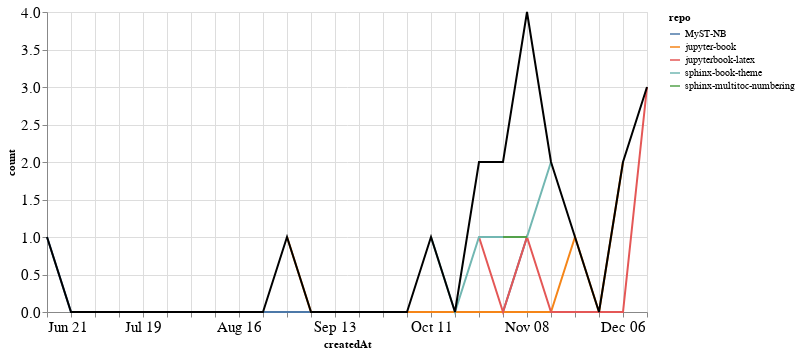

Here is the notebook cell this chart was saved with:
### Markdown cell above
### PRs

### Code cell
prs_time = prs.groupby('repo').resample('W', on='createdAt').count()['author'].reset_index()
prs_time = prs_time.rename(columns={'author': 'count'})
prs_time_total = prs_time.groupby('createdAt').agg({"count": "sum"}).reset_index()

ch1 = alt.Chart(prs_time, width=600).mark_line().encode(
    x='createdAt',
    y='count',
    color='repo',
    tooltip="repo"
)

ch2 = alt.Chart(prs_time_total, width=600).mark_line(color="black").encode(
    x='createdAt',
    y='count',
)

ch1 + ch2

### Figure 1 — Vega-Lite specification as saved in the notebook (floating-point values rounded to 4 significant figures)
{"config": {"axisLeft": {"labelFontSize": 15}, "axisBottom": {"labelFontSize": 15}}, "layer": [{"data": {"name": "data-424befd3f3fd4ce079bd7061589ef5d4"}, "mark": "line", "encoding": {"color": {"type": "nominal", "field": "repo"}, "tooltip": {"type": "nominal", "field": "repo"}, "x": {"type": "temporal", "field": "createdAt"}, "y": {"type": "quantitative", "field": "count"}}, "width": 600}, {"data": {"name": "data-454bea087848ee2aa9f40a745155569a"}, "mark": {"type": "line", "color": "black"}, "encoding": {"x": {"type": "temporal", "field": "createdAt"}, "y": {"type": "quantitative", "field": "count"}}, "width": 600}], "$schema": "https://vega.github.io/schema/vega-lite/v4.8.1.json", "datasets": {"data-424befd3f3fd4ce079bd7061589ef5d4": [{"repo": "MyST-NB", "createdAt": "2020-06-21T00:00:00", "count": 1}, {"repo": "MyST-NB", "createdAt": "2020-06-28T00:00:00", "count": 0}, {"repo": "MyST-NB", "createdAt": "2020-07-05T00:00:00", "count": 0}, {"repo": "MyST-NB", "createdAt": "2020-07-12T00:00:00", "count": 0}, {"repo": "MyST-NB", "createdAt": "2020-07-19T00:00:00", "count": 0}, {"repo": "MyST-NB", "createdAt": "2020-07-26T00:00:00", "count": 0}, {"repo": "MyST-NB", "createdAt": "2020-08-02T00:00:00", "count": 0}, {"repo": "MyST-NB", "createdAt": "2020-08-09T00:00:00", "count": 0}, {"repo": "MyST-NB", "createdAt": "2020-08-16T00:00:00", "count": 0}, {"repo": "MyST-NB", "createdAt": "2020-08-23T00:00:00", "count": 0}, {"repo": "MyST-NB", "createdAt": "2020-08-30T00:00:00", "count": 0}, {"repo": "MyST-NB", "createdAt": "2020-09-06T00:00:00", "count": 0}, {"repo": "MyST-NB", "createdAt": "2020-09-13T00:00:00", "count": 0}, {"repo": "MyST-NB", "createdAt": "2020-09-20T00:00:00", "count": 0}, {"repo": "MyST-NB", "createdAt": "2020-09-27T00:00:00", "count": 0}, {"repo": "MyST-NB", "createdAt": "2020-10-04T00:00:00", "count": 0}, {"repo": "MyST-NB", "createdAt": "2020-10-11T00:00:00", "count": 0}, {"repo": "MyST-NB", "createdAt": "2020-10-18T00:00:00", "count": 0}, {"repo": "MyST-NB", "createdAt": "2020-10-25T00:00:00", "count": 0}, {"repo": "MyST-NB", "createdAt": "2020-11-01T00:00:00", "count": 0}, {"repo": "MyST-NB", "createdAt": "2020-11-08T00:00:00", "count": 1}, {"repo": "jupyter-book", "createdAt": "2020-08-30T00:00:00", "count": 1}, {"repo": "jupyter-book", "createdAt": "2020-09-06T00:00:00", "count": 0}, {"repo": "jupyter-book", "createdAt": "2020-09-13T00:00:00", "count": 0}, {"repo": "jupyter-book", "createdAt": "2020-09-20T00:00:00", "count": 0}, {"repo": "jupyter-book", "createdAt": "2020-09-27T00:00:00", "count": 0}, {"repo": "jupyter-book", "createdAt": "2020-10-04T00:00:00", "count": 0}, {"repo": "jupyter-book", "createdAt": "2020-10-11T00:00:00", "count": 0}, {"repo": "jupyter-book", "createdAt": "2020-10-18T00:00:00", "count": 0}, {"repo": "jupyter-book", "createdAt": "2020-10-25T00:00:00", "count": 0}, {"repo": "jupyter-book", "createdAt": "2020-11-01T00:00:00", "count": 0}, {"repo": "jupyter-book", "createdAt": "2020-11-08T00:00:00", "count": 0}, {"repo": "jupyter-book", "createdAt": "2020-11-15T00:00:00", "count": 0}, {"repo": "jupyter-book", "createdAt": "2020-11-22T00:00:00", "count": 1}, {"repo": "jupyter-book", "createdAt": "2020-11-29T00:00:00", "count": 0}, {"repo": "jupyter-book", "createdAt": "2020-12-06T00:00:00", "count": 2}, {"repo": "jupyterbook-latex", "createdAt": "2020-10-25T00:00:00", "count": 1}, {"repo": "jupyterbook-latex", "createdAt": "2020-11-01T00:00:00", "count": 0}, {"repo": "jupyterbook-latex", "createdAt": "2020-11-08T00:00:00", "count": 1}, {"repo": "jupyterbook-latex", "createdAt": "2020-11-15T00:00:00", "count": 0}, {"repo": "jupyterbook-latex", "createdAt": "2020-11-22T00:00:00", "count": 0}, {"repo": "jupyterbook-latex", "createdAt": "2020-11-29T00:00:00", "count": 0}, {"repo": "jupyterbook-latex", "createdAt": "2020-12-06T00:00:00", "count": 0}, {"repo": "jupyterbook-latex", "createdAt": "2020-12-13T00:00:00", "count": 3}, {"repo": "sphinx-book-theme", "createdAt": "2020-10-11T00:00:00", "count": 1}, {"repo": "sphinx-book-theme", "createdAt": "2020-10-18T00:00:00", "count": 0}, {"repo": "sphinx-book-theme", "createdAt": "2020-10-25T00:00:00", "count": 1}, {"repo": "sphinx-book-theme", "createdAt": "2020-11-01T00:00:00", "count": 1}, {"repo": "sphinx-book-theme", "createdAt": "2020-11-08T00:00:00", "count": 1}, {"repo": "sphinx-book-theme", "createdAt": "2020-11-15T00:00:00", "count": 2}, {"repo": "sphinx-multitoc-numbering", "createdAt": "2020-11-01T00:00:00", "count": 1}, {"repo": "sphinx-multitoc-numbering", "createdAt": "2020-11-08T00:00:00", "count": 1}], "data-454bea087848ee2aa9f40a745155569a": [{"createdAt": "2020-06-21T00:00:00", "count": 1}, {"createdAt": "2020-06-28T00:00:00", "count": 0}, {"createdAt": "2020-07-05T00:00:00", "count": 0}, {"createdAt": "2020-07-12T00:00:00", "count": 0}, {"createdAt": "2020-07-19T00:00:00", "count": 0}, {"createdAt": "2020-07-26T00:00:00", "count": 0}, {"createdAt": "2020-08-02T00:00:00", "count": 0}, {"createdAt": "2020-08-09T00:00:00", "count": 0}, {"createdAt": "2020-08-16T00:00:00", "count": 0}, {"createdAt": "2020-08-23T00:00:00", "count": 0}, {"createdAt": "2020-08-30T00:00:00", "count": 1}, {"createdAt": "2020-09-06T00:00:00", "count": 0}, {"createdAt": "2020-09-13T00:00:00", "count": 0}, {"createdAt": "2020-09-20T00:00:00", "count": 0}, {"createdAt": "2020-09-27T00:00:00", "count": 0}, {"createdAt": "2020-10-04T00:00:00", "count": 0}, {"createdAt": "2020-10-11T00:00:00", "count": 1}, {"createdAt": "2020-10-18T00:00:00", "count": 0}, {"createdAt": "2020-10-25T00:00:00", "count": 2}, {"createdAt": "2020-11-01T00:00:00", "count": 2}, {"createdAt": "2020-11-08T00:00:00", "count": 4}, {"createdAt": "2020-11-15T00:00:00", "count": 2}, {"createdAt": "2020-11-22T00:00:00", "count": 1}, {"createdAt": "2020-11-29T00:00:00", "count": 0}, {"createdAt": "2020-12-06T00:00:00", "count": 2}, {"createdAt": "2020-12-13T00:00:00", "count": 3}]}}
